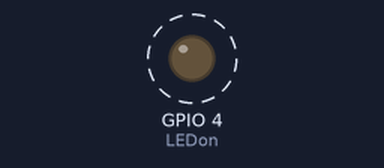
Bench run of a program on a simulated Raspberry Pi (BCM pin numbers). Shown: output pins drawn as LEDs (lit = HIGH). Dashed ring = blinking.

Above: at 0.5 s.
Timing chart, 0 to 4.6 s (numbered marks = the images above):
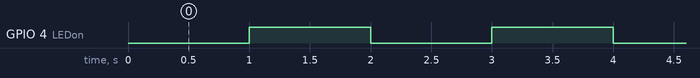

Measured:
- by itself, GPIO 4 (LEDon): alternates HIGH for 1.0 s and LOW for 1.0 s

The program:

ex_bcm.py
```python
import RPi.GPIO as GPIO
import sys
import time

GPIO.setmode(GPIO.BCM)
GPIO.setup(4, GPIO.OUT)

try:
    while True:
        LEDon = GPIO.output(4, 0)
        time.sleep(1)
        LEDoff = GPIO.output(4, 1)
        time.sleep(1)
finally:
    GPIO.cleanup()
```
